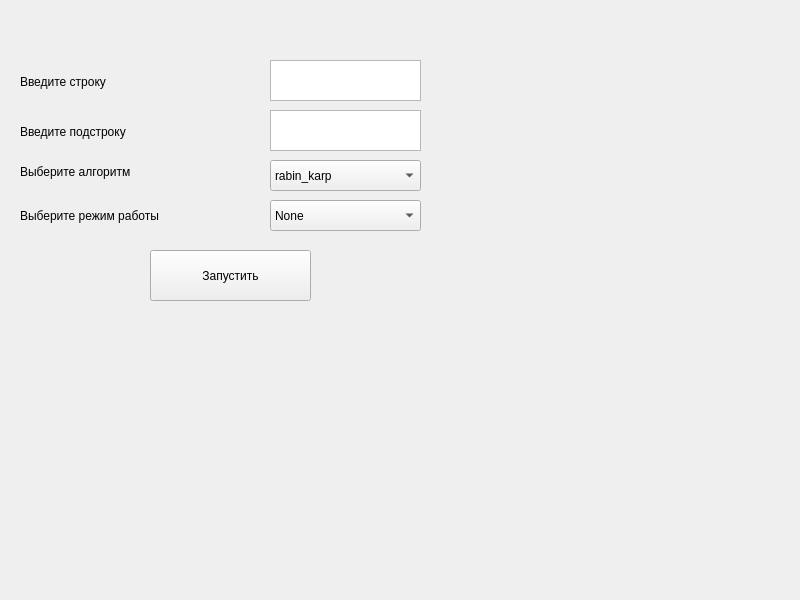
<?xml version="1.0" encoding="UTF-8"?>
<ui version="4.0">
 <class>Widget</class>
 <widget class="QWidget" name="Widget">
  <property name="geometry">
   <rect>
    <x>0</x>
    <y>0</y>
    <width>800</width>
    <height>600</height>
   </rect>
  </property>
  <property name="windowTitle">
   <string>Widget</string>
  </property>
  <widget class="QComboBox" name="comboBox">
   <property name="geometry">
    <rect>
     <x>270</x>
     <y>160</y>
     <width>151</width>
     <height>31</height>
    </rect>
   </property>
   <item>
    <property name="text">
     <string>rabin_karp</string>
    </property>
   </item>
   <item>
    <property name="text">
     <string>kmp</string>
    </property>
   </item>
   <item>
    <property name="text">
     <string>boyer_moore</string>
    </property>
   </item>
   <item>
    <property name="text">
     <string>naive</string>
    </property>
   </item>
  </widget>
  <widget class="QComboBox" name="comboBox_2">
   <property name="geometry">
    <rect>
     <x>270</x>
     <y>200</y>
     <width>151</width>
     <height>31</height>
    </rect>
   </property>
   <item>
    <property name="text">
     <string>None</string>
    </property>
   </item>
   <item>
    <property name="text">
     <string>time_check</string>
    </property>
   </item>
   <item>
    <property name="text">
     <string>memory_check</string>
    </property>
   </item>
  </widget>
  <widget class="QPushButton" name="pushButton">
   <property name="geometry">
    <rect>
     <x>150</x>
     <y>250</y>
     <width>161</width>
     <height>51</height>
    </rect>
   </property>
   <property name="text">
    <string>Запустить</string>
   </property>
  </widget>
  <widget class="QTextEdit" name="textEdit">
   <property name="geometry">
    <rect>
     <x>270</x>
     <y>110</y>
     <width>151</width>
     <height>41</height>
    </rect>
   </property>
  </widget>
  <widget class="QTextEdit" name="textEdit_2">
   <property name="geometry">
    <rect>
     <x>270</x>
     <y>60</y>
     <width>151</width>
     <height>41</height>
    </rect>
   </property>
  </widget>
  <widget class="QLabel" name="label">
   <property name="geometry">
    <rect>
     <x>20</x>
     <y>71</y>
     <width>211</width>
     <height>21</height>
    </rect>
   </property>
   <property name="text">
    <string>Введите строку</string>
   </property>
  </widget>
  <widget class="QLabel" name="label_2">
   <property name="geometry">
    <rect>
     <x>20</x>
     <y>122</y>
     <width>181</width>
     <height>20</height>
    </rect>
   </property>
   <property name="text">
    <string>Введите подстроку</string>
   </property>
  </widget>
  <widget class="QLabel" name="label_3">
   <property name="geometry">
    <rect>
     <x>20</x>
     <y>161</y>
     <width>191</width>
     <height>21</height>
    </rect>
   </property>
   <property name="text">
    <string>Выберите алгоритм</string>
   </property>
  </widget>
  <widget class="QLabel" name="label_4">
   <property name="geometry">
    <rect>
     <x>20</x>
     <y>205</y>
     <width>201</width>
     <height>21</height>
    </rect>
   </property>
   <property name="text">
    <string>Выберите режим работы</string>
   </property>
  </widget>
 </widget>
 <resources/>
 <connections/>
</ui>
